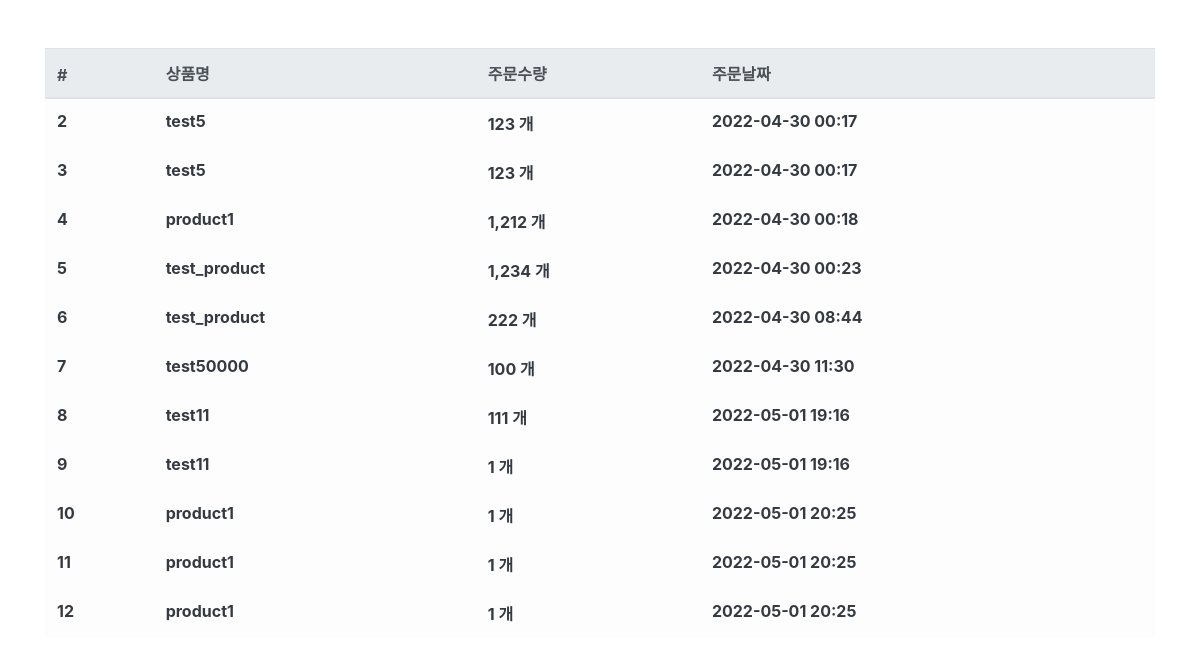
Page /order/ (signed in) on the earlier database version.
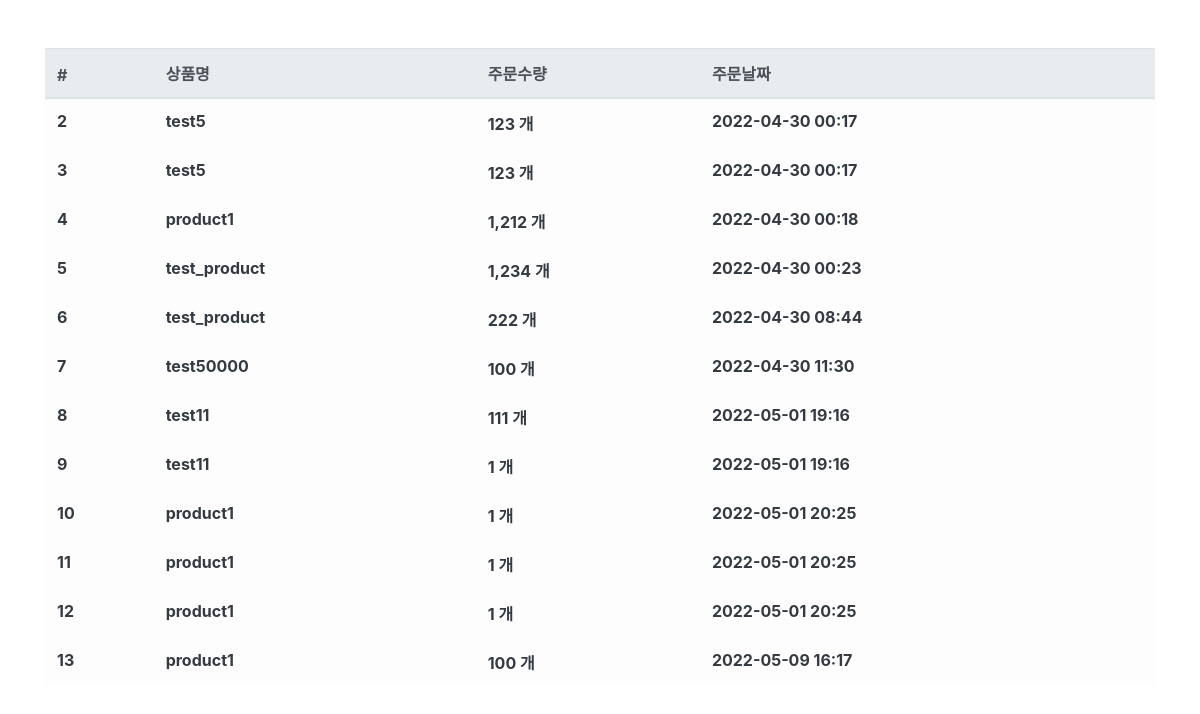
Same page on the later database version.
### order/models.py (models this page shows, shortened)
class Order(models.Model):
    fcuser = models.ForeignKey('fcuser.Fcuser', on_delete=models.CASCADE,verbose_name='사용자')
    product = models.ForeignKey('product.Product', on_delete=models.CASCADE, verbose_name='상품')
    quantity = models.IntegerField(verbose_name='수량')
    status = models.CharField(
        choices=(
            ('대기중','대기중'),
            ('결제대기','결제대기'),
            ('결제완료','결제완료'),
            ('환불','환불'),
        ),
        default='대기중', max_length=32, verbose_name='상태'
        )
    memo = models.TextField(null=True, blank=True, verbose_name='메모')
    register_date = models.DateTimeField(auto_now_add=True, verbose_name='등록날짜')
    class Meta:
        db_table = 'fastcampus_order'
        verbose_name = '주문'
        verbose_name_plural = '주문'

### product/models.py (models this page shows)
class Product(models.Model):
    name = models.CharField(max_length=256, verbose_name='상품명')
    price = models.IntegerField(verbose_name='상품가격')
    description = models.TextField(verbose_name='상품설명') # textfield는 글자 수 제한이 없다.
    stock = models.IntegerField(verbose_name='재고')
    register_date = models.DateTimeField(auto_now_add=True, verbose_name='등록날짜')
    def __str__(self):
        return self.name
    class Meta:
        db_table = 'fastcampus_product'
        verbose_name = '상품'
        verbose_name_plural = '상품'

### order/views.py (the view)
# urls.py: path('order/', OrderList.as_view()),
@method_decorator(login_required, name='dispatch')
class OrderList(ListView):
    template_name = 'order.html'
    context_object_name = 'order_list'
    def get_queryset(self,**kwargs):
        queryset = Order.objects.filter(fcuser__email=self.request.session.get('user'))
        return queryset

### order/templates/order.html
{% extends "base.html" %}
{% load humanize %}
{% block contents %}
<div class="row mt-5">
  <div class="col-12">
    <table class="table table-light">
      <thead class="thead-light">
        <tr>
          <th scope="col">#</th>
          <th scope="col">상품명</th>
          <th scope="col">주문수량</th>
          <th scope="col">주문날짜</th>
        </tr>
      </thead>
      <tbody class="text-dark">
        {% for order in order_list %}
        <tr>
          <th scope="row">{{ order.id }}</th>
          <th>{{ order.product }}</th>
          <th>{{ order.quantity|intcomma }} 개</th>
          <th>{{ order.register_date|date:'Y-m-d H:i' }}</th>
        </tr>
        {% endfor%}
      </tbody>
    </table>
  </div>
{% endblock %}

### fcuser/templates/base.html (shortened to what this page needs)
<html>
    <head>
        <link rel="stylesheet" href="https://stackpath.bootstrapcdn.com/bootstrap/4.4.1/css/bootstrap.min.css">
    </head>
    <body>
        <div class="container">
            {% block contents %}
            {% endblock %}
        </div>
    </body>
</html>

Differences in the rows shown:
added Order: id "13", product "product1", quantity "100", register_date "2022-05-09 16:17"
